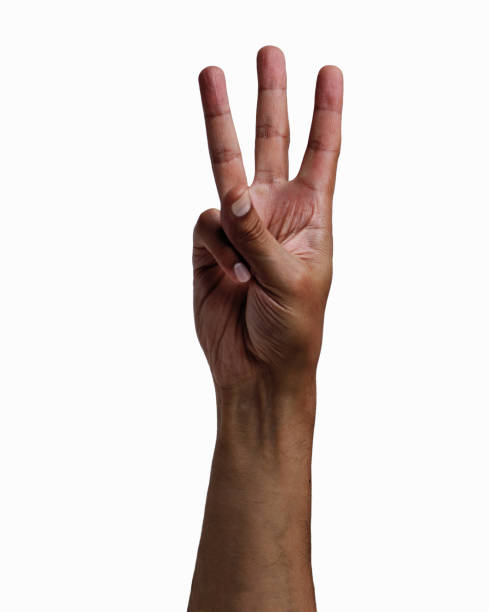
#> input picture samples/3-fingers.jpg, 489 x 612 px
$ python classical-static.py
#> lines starting #> are read from the running program, lines starting #| are printed output that depends on the picture; after the words box and inside, x2 and y2 are one past the last pixel; in counts of white or black regions, pixels touching at a corner belong together
from ultralytics import YOLO
import numpy as np
import math
import cv2 as cv

win_name_raw = 'raw image'
win_name = 'image'
cv.namedWindow(win_name_raw, cv.WINDOW_NORMAL)
cv.namedWindow(win_name, cv.WINDOW_NORMAL)

img = cv.imread("samples/3-fingers.jpg")
#> img is the input picture: shape (612, 489, 3); mean B, G, R 212.5, 215.4, 223.6

cv.rectangle(img, (450, 550), (100, 30), (0, 0, 255), 0)
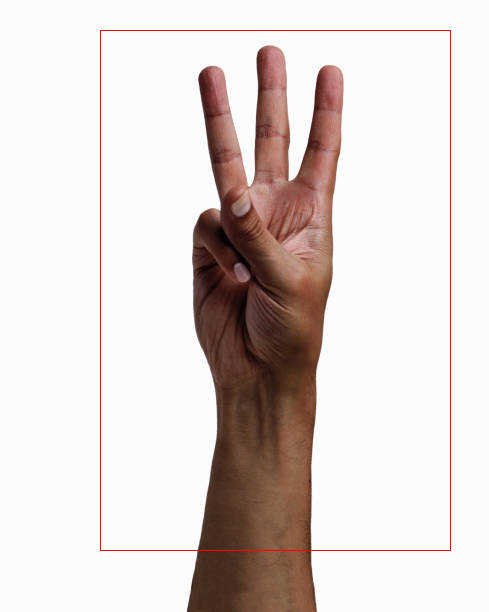
#> img: shape (612, 489, 3); 0.58% of pixels changed, all inside (x1, y1, x2, y2) = (100, 30, 451, 551)

state = 0

while cv.waitKey(1) != 27:

    # Threshold the region of interest to bring out the hand silhouette
#> (key Esc is pressed here)
    img_cropped = img[30:550, 100:450]
    img_grey = cv.cvtColor(img_cropped, cv.COLOR_BGR2GRAY)
    img_blurred = cv.GaussianBlur(img_grey, (35, 35), 0)
    _, img_thresholded = cv.threshold(img_blurred, 127, 255, cv.THRESH_BINARY_INV + cv.THRESH_OTSU)

    # Contouring
    contours, hierarchy = cv.findContours(img_thresholded, cv.RETR_TREE, cv.CHAIN_APPROX_SIMPLE)
    img_thresholded = cv.cvtColor(img_thresholded, cv.COLOR_GRAY2BGR)
    # cv.drawContours(img_thresholded, contours, -1, (0, 255, 0), 3)

    # Finding the largest contour, assuming it's the hand
    max_contour = max(contours, key=lambda x: cv.contourArea(x))

    # Creating convex hull with countour
    hull = cv.convexHull(max_contour)

    img_contoured = img_thresholded.copy()

    # Drawing contours and hull
    cv.drawContours(img_contoured, [max_contour], 0, (0, 255, 0), 3)
    cv.drawContours(img_contoured, [hull], 0, (0, 255, 255), 3)

    defects = cv.convexityDefects(max_contour, cv.convexHull(max_contour, returnPoints=False))

    img_defects = img_contoured.copy()
    num_defects = 0
    for i in range(defects.shape[0]):
        s, e, f, d = defects[i, 0]

        start = tuple(max_contour[s][0])
        end = tuple(max_contour[e][0])
        furthest = tuple(max_contour[f][0])

        # Cosine Law to find the angle between two points on the contour and the convexity defect in between
        a = math.sqrt((end[0] - start[0]) ** 2 + (end[1] - start[1]) ** 2)
        b = math.sqrt((furthest[0] - start[0]) ** 2 + (furthest[1] - start[1]) ** 2)
        c = math.sqrt((end[0] - furthest[0]) ** 2 + (end[1] - furthest[1]) ** 2)
        angle = math.acos((b ** 2 + c ** 2 - a ** 2) / (2 * b * c)) * 57

        if (angle < 90):
            num_defects += 1
            cv.circle(img_defects, furthest, 5, [0, 0, 255], -1)

    cv.putText(img, str(num_defects + 1) + "fingers", (25, 25), cv.FONT_HERSHEY_SIMPLEX, 1, (0, 0, 255))
    cv.imshow(win_name_raw, img)

    if (cv.waitKey(1) == 48):
         state = state + 1

    # thresholded, contours, defects
    if state == 0:
        cv.imshow(win_name, img_cropped)
    elif state == 1:
        cv.imshow(win_name, img_thresholded)
    elif state == 2:
        cv.imshow(win_name, img_contoured)
    else:
        cv.imshow(win_name, img_defects)

cv.destroyWindow(win_name_raw)
cv.destroyWindow(win_name)
